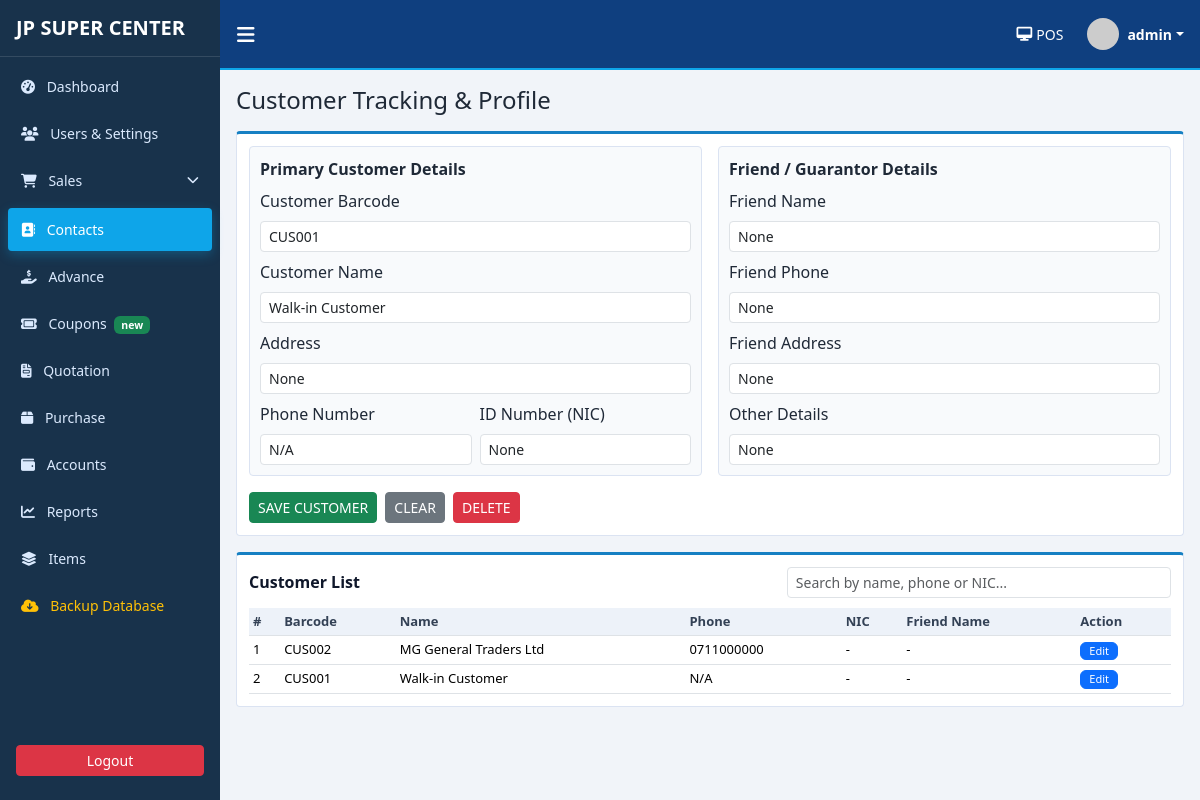
The page /tracking?edit_id=1 (signed in) on the database its author committed.
### pos_app/models.py (models this page shows, shortened)
class ShopSetting(db.Model):
    __tablename__ = "shop_settings"
    id = db.Column(db.Integer, primary_key=True)
    shop_name = db.Column(db.String(120), nullable=False, default="JP SUPER CENTER")
    address = db.Column(db.String(255), nullable=True)
    phone = db.Column(db.String(60), nullable=True)
    email = db.Column(db.String(120), nullable=True)
    bill_message = db.Column(db.String(255), nullable=True)
    updated_at = db.Column(
        db.DateTime, default=datetime.utcnow, onupdate=datetime.utcnow, nullable=False
    )

class User(UserMixin, db.Model):
    __tablename__ = "users"
    id = db.Column(db.Integer, primary_key=True)
    username = db.Column(db.String(80), unique=True, nullable=False, index=True)
    password_hash = db.Column(db.String(255), nullable=False)
    role = db.Column(db.String(30), nullable=False, default="Cashier")
    full_name = db.Column(db.String(120), nullable=True)
    is_active_user = db.Column(db.Boolean, default=True, nullable=False)
    created_at = db.Column(db.DateTime, default=datetime.utcnow, nullable=False)
    sales = db.relationship("Sale", backref="cashier", lazy=True)
    login_history = db.relationship("LoginHistory", backref="user", lazy=True)

class Customer(db.Model):
    __tablename__ = "customers"
    id = db.Column(db.Integer, primary_key=True)
    barcode = db.Column(db.String(50), unique=True, nullable=False)
    name = db.Column(db.String(120), nullable=False)
    address = db.Column(db.String(255), nullable=True)
    phone = db.Column(db.String(30), nullable=True)
    nic = db.Column(db.String(30), nullable=True)
    friend_name = db.Column(db.String(120), nullable=True)
    friend_phone = db.Column(db.String(30), nullable=True)
    friend_address = db.Column(db.String(255), nullable=True)
    other_details = db.Column(db.Text, nullable=True)
    created_at = db.Column(db.DateTime, default=datetime.utcnow, nullable=False)
    sales = db.relationship("Sale", backref="customer", lazy=True)
    credits = db.relationship("CreditEntry", backref="customer", lazy=True)

### pos_app/routes.py (the view, shortened to what this page needs)
@main_bp.route("/tracking", methods=["GET", "POST"])
@login_required
def tracking():
    edit_id = request.args.get("edit_id", type=int)
    editing_customer = db.session.get(Customer, edit_id) if edit_id else None
    customers = Customer.query.order_by(Customer.id.desc()).all()
    return render_template(
        "tracking.html",
        customers=customers,
        editing_customer=editing_customer,
    )

### pos_app/templates/tracking.html (shortened to what this page needs)
{% extends "base.html" %}
{% block content %}
<h4 class="mb-3">Customer Tracking & Profile</h4>
<div class="panel mb-3">
    <form method="post">
        <div class="row g-3">
            <div class="col-xl-6">
                <div class="sub-panel">
                    <div class="fw-semibold mb-2">Primary Customer Details</div>
                    <div class="row g-2">
                        <div class="col-12">
                            <label class="form-label">Customer Barcode</label>
                            <input name="barcode" class="form-control form-control-sm" value="{{ editing_customer.barcode if editing_customer else '' }}">
                        </div>
                        <div class="col-12">
                            <label class="form-label">Customer Name</label>
                            <input name="name" class="form-control form-control-sm" value="{{ editing_customer.name if editing_customer else '' }}" required>
                        </div>
                        <div class="col-12">
                            <label class="form-label">Address</label>
                            <input name="address" class="form-control form-control-sm" value="{{ editing_customer.address if editing_customer else '' }}">
                        </div>
                        <div class="col-6">
                            <label class="form-label">Phone Number</label>
                            <input name="phone" class="form-control form-control-sm" value="{{ editing_customer.phone if editing_customer else '' }}">
                        </div>
                        <div class="col-6">
                            <label class="form-label">ID Number (NIC)</label>
                            <input name="nic" class="form-control form-control-sm" value="{{ editing_customer.nic if editing_customer else '' }}">
                        </div>
                    </div>
                </div>
            </div>
            <div class="col-xl-6">
                <div class="sub-panel">
                    <div class="fw-semibold mb-2">Friend / Guarantor Details</div>
                    <div class="row g-2">
                        <div class="col-12">
                            <label class="form-label">Friend Name</label>
                            <input name="friend_name" class="form-control form-control-sm" value="{{ editing_customer.friend_name if editing_customer else '' }}">
                        </div>
                        <div class="col-12">
                            <label class="form-label">Friend Phone</label>
                            <input name="friend_phone" class="form-control form-control-sm" value="{{ editing_customer.friend_phone if editing_customer else '' }}">
                        </div>
                        <div class="col-12">
                            <label class="form-label">Friend Address</label>
                            <input name="friend_address" class="form-control form-control-sm" value="{{ editing_customer.friend_address if editing_customer else '' }}">
                        </div>
                        <div class="col-12">
                            <label class="form-label">Other Details</label>
                            <input name="other_details" class="form-control form-control-sm" value="{{ editing_customer.other_details if editing_customer else '' }}">
                        </div>
                    </div>
                </div>
            </div>
        </div>
        <div class="d-flex gap-2 mt-3">
            <button class="btn btn-success btn-sm">SAVE CUSTOMER</button>
            <a href="{{ url_for('main.tracking') }}" class="btn btn-secondary btn-sm">CLEAR</a>
            {% if editing_customer %}
                <button class="btn btn-danger btn-sm" name="action" value="delete" onclick="return confirm('Delete this customer?')">DELETE</button>
            {% endif %}
        </div>
    </form>
</div>
<div class="panel">
    <div class="panel-title d-flex justify-content-between align-items-center">
        <span>Customer List</span>
        <div class="col-md-5">
            <input type="text" id="customerSearch" class="form-control form-control-sm" placeholder="Search by name, phone or NIC...">
        </div>
    </div>
    <div class="table-responsive">
        <table class="table table-sm table-board" id="customerTable">
            <thead>
                <tr>
                    <th>#</th>
                    <th>Barcode</th>
                    <th>Name</th>
                    <th>Phone</th>
                    <th>NIC</th>
                    <th>Friend Name</th>
                    <th>Action</th>
                </tr>
            </thead>
            <tbody>
                {% for customer in customers %}
                    <tr class="customer-row">
                        <td>{{ loop.index }}</td>
                        <td>{{ customer.barcode }}</td>
                        <td class="customer-name">{{ customer.name }}</td>
                        <td class="customer-phone">{{ customer.phone or '-' }}</td>
                        <td class="customer-nic">{{ customer.nic or '-' }}</td>
                        <td>{{ customer.friend_name or '-' }}</td>
                        <td>
                            <a href="{{ url_for('main.tracking', edit_id=customer.id) }}" class="btn btn-xs btn-primary py-0 px-2" style="font-size: 11px;">Edit</a>
                        </td>
                    </tr>
                {% else %}
                    <tr><td colspan="7" class="text-center text-muted">No customers yet.</td></tr>
                {% endfor %}
            </tbody>
        </table>
    </div>
</div>
{% endblock %}

### pos_app/templates/base.html (shortened to what this page needs)
<!doctype html>
<html lang="en">
<head>
    <link href="https://cdn.jsdelivr.net/npm/bootstrap@5.3.3/dist/css/bootstrap.min.css" rel="stylesheet">
    <link rel="stylesheet" href="https://cdnjs.cloudflare.com/ajax/libs/font-awesome/6.5.1/css/all.min.css">
    <link rel="stylesheet" href="{{ url_for('static', filename='css/styles.css') }}">
</head>
<body>
    <div class="app-shell">
        <aside class="sidebar" id="sidebar">
            <div class="brand px-3 py-3 d-flex align-items-center">
                <h5 class="m-0 text-uppercase fw-bold">{{ shop_settings.shop_name }}</h5>
            </div>
            <nav class="sidebar-nav px-2">
                <a class="menu-link {% if request.path == '/dashboard' %}active{% endif %}"
                    href="{{ url_for('main.dashboard') }}">
                    <i class="fa-solid fa-gauge-high me-2"></i> Dashboard
                </a>
                {% if current_user.role in ['Owner', 'Technician'] %}
                <a class="menu-link {% if request.path.startswith('/settings') %}active{% endif %}"
                    href="{{ url_for('main.settings') }}">
                    <i class="fa-solid fa-users me-2"></i> Users & Settings
                </a>
                {% endif %}
                <div class="menu-group">
                    <a class="menu-link d-flex justify-content-between align-items-center {% if request.path.startswith('/sales') %}active{% endif %}"
                        data-bs-toggle="collapse" href="#salesSubmenu">
                        <span><i class="fa-solid fa-cart-shopping me-2"></i> Sales</span>
                        <i class="fa-solid fa-chevron-down small"></i>
                    </a>
                </div>
                <a class="menu-link {% if request.path.startswith('/tracking') %}active{% endif %}"
                    href="{{ url_for('main.tracking') }}">
                    <i class="fa-solid fa-address-book me-2"></i> Contacts
                </a>
                {% if current_user.role in ['Owner', 'Technician'] %}
                <a class="menu-link" href="{{ url_for('main.credit') }}">
                    <i class="fa-solid fa-hand-holding-dollar me-2"></i> Advance
                </a>
                <a class="menu-link" href="{{ url_for('main.coming_soon', feature='coupons') }}">
                    <i class="fa-solid fa-ticket me-2"></i> Coupons <span class="badge bg-success ms-1">new</span>
                </a>
                <a class="menu-link" href="{{ url_for('main.coming_soon', feature='quotation') }}">
                    <i class="fa-solid fa-file-invoice me-2"></i> Quotation
                </a>
                <a class="menu-link {% if request.path.startswith('/inventory') %}active{% endif %}"
                    href="{{ url_for('main.inventory') }}">
                    <i class="fa-solid fa-box me-2"></i> Purchase
                </a>
                <a class="menu-link {% if request.path.startswith('/expenses') %}active{% endif %}"
                    href="{{ url_for('main.expenses') }}">
                    <i class="fa-solid fa-wallet me-2"></i> Accounts
                </a>
                <a class="menu-link {% if request.path.startswith('/reports') %}active{% endif %}"
                    href="{{ url_for('main.reports') }}">
                    <i class="fa-solid fa-chart-line me-2"></i> Reports
                </a>
                <a class="menu-link {% if request.path == '/inventory' %}active{% endif %}" href="{{ url_for('main.inventory') }}">
                    <i class="fa-solid fa-layer-group me-2"></i> Items
                </a>
                <a class="menu-link text-warning" href="{{ url_for('main.backup') }}">
                    <i class="fa-solid fa-cloud-arrow-down me-2"></i> Backup Database
                </a>
                {% endif %}
            </nav>
            <div class="px-3 pb-4 mt-auto">
                <a class="btn btn-danger w-100 btn-sm" href="{{ url_for('main.logout') }}">Logout</a>
            </div>
        </aside>
        <section class="main-pane">
            <header class="topbar d-flex justify-content-between align-items-center px-3">
                <div class="d-flex align-items-center">
                    <button class="btn btn-link text-white me-2 p-0 shadow-none" id="toggleSidebar">
                        <i class="fa-solid fa-bars fa-lg"></i>
                    </button>
                </div>
                <div class="d-flex align-items-center gap-4">
                    <a href="{{ url_for('main.sales') }}" class="small d-flex align-items-center text-white text-decoration-none">
                        <i class="fa-solid fa-desktop me-1"></i> POS
                    </a>
                    <div class="dropdown">
                        <div class="d-flex align-items-center dropdown-toggle" style="cursor: pointer;" data-bs-toggle="dropdown">
                            <img src="https://ui-avatars.com/api/?name={{ current_user.username }}&background=random"
                                class="rounded-circle me-2" width="32" height="32">
                            <div class="small fw-semibold">{{ current_user.username }}</div>
                        </div>
                    </div>
                </div>
            </header>
            <main class="content-pane p-3">
                {% block content %}{% endblock %}
            </main>
        </section>
    </div>
</body>
</html>

### pos_app/static/css/styles.css (style rules this page uses)
body { background: #f1f4f9; font-family: "Segoe UI", Tahoma, Geneva, Verdana, sans-serif; color: #1f2937; }
.app-shell { display: flex; min-height: 100vh; }
.sidebar { width: 220px; background: #18324b; color: #dbeafe; display: flex; flex-direction: column; }
.brand { border-bottom: 1px solid rgba(255, 255, 255, 0.12); color: #fff; }
.sidebar-nav { display: flex; flex-direction: column; gap: 4px; margin-top: 8px; }
.menu-link { color: #dbeafe; text-decoration: none; padding: 10px 12px; border-radius: 4px; font-size: 14px; display: block; transition: all 0.2s; border: 1px solid transparent; }
.menu-link.active { background: #0ea5e9; color: #fff; box-shadow: 0 4px 12px rgba(14, 165, 233, 0.3); }
.menu-group { margin-bottom: 2px; }
.main-pane { flex: 1; display: flex; flex-direction: column; }
.topbar { min-height: 70px; background: #0f3f7f; color: #fff; border-bottom: 2px solid #0ea5e9; }
.content-pane { flex: 1; }
.panel { background: #fff; border: 1px solid #dbe3f2; border-top: 3px solid #1680c3; border-radius: 4px; padding: 12px; }
.sub-panel { background: #f8fafc; border: 1px solid #dbe3f2; border-radius: 4px; padding: 10px; }
.panel-title { font-weight: 600; margin-bottom: 10px; color: #0f172a; }
.table-board { font-size: 13px; margin-bottom: 0; }
.table-board thead th { background: #edf2f9; color: #334155; }

### rows shown on the page
ShopSetting: shop_name "JP SUPER CENTER"
User: username "admin"
Customer: barcode "CUS001", name "Walk-in Customer", address "None", phone "N/A", nic "None", friend_name "None", friend_phone "None", friend_address "None", other_details "None", nic "-", friend_name "-"
Customer: barcode "CUS002", name "MG General Traders Ltd", phone "0711000000", nic "-", friend_name "-"
